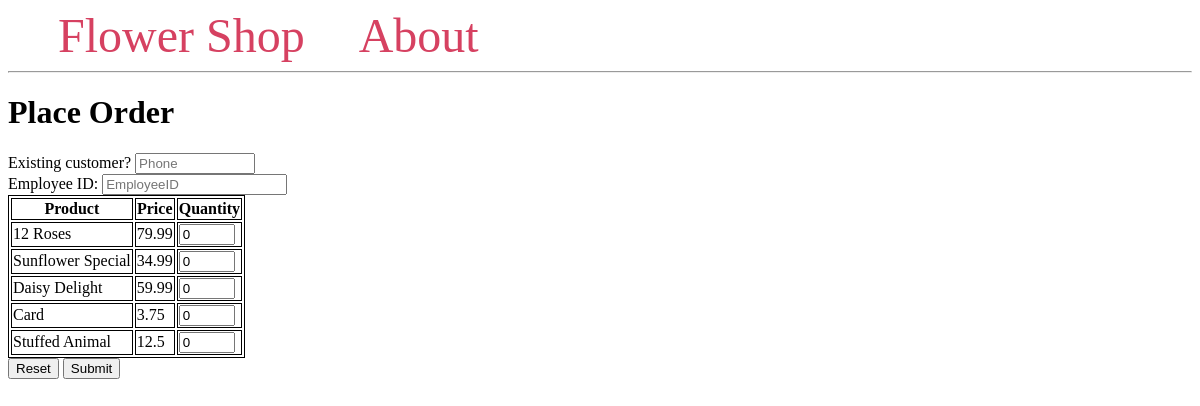
Page /place-order on the earlier database version.
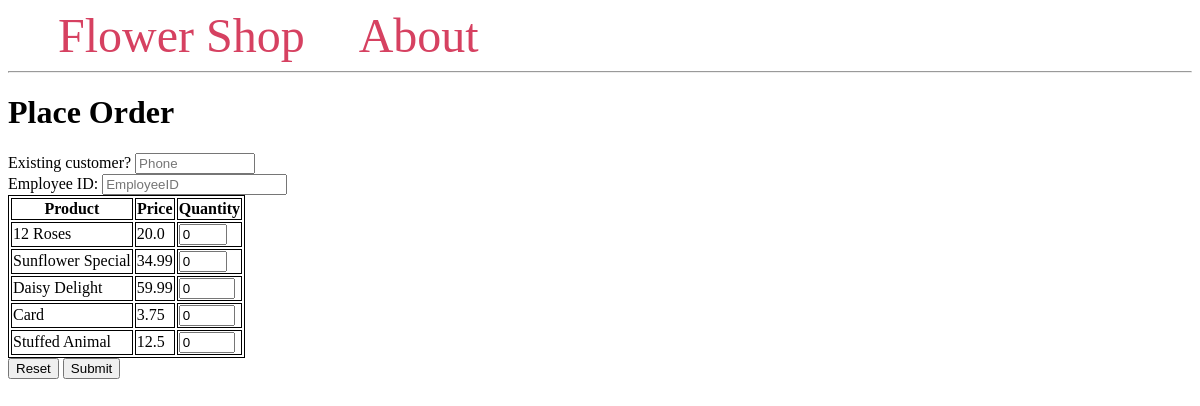
Same page on the later database version.
### tables this page shows
CREATE TABLE product (
                productID INTEGER PRIMARY KEY,
                p_desc TEXT NOT NULL,
                price REAL NOT NULL,
                stock INTEGER NOT NULL CHECK (stock>=0)
            );

### main.py (the view, shortened to what this page needs)
@app.route("/place-order", methods=("GET", "POST"))
def place_ord():
    conn = get_db_connection()
    cursor = conn.cursor()
    products = conn.execute("SELECT * FROM product")
    id = 1
    list = []
    return render_template('placeOrder.html', products=products)

### main.py (called while the page is built)
def get_db_connection():
    conn = sqlite3.connect('flowershopdatabase.db', check_same_thread=False)
    conn.execute("PRAGMA foreign_keys = 1")
    conn.row_factory = sqlite3.Row
    return conn

### templates/placeOrder.html
{% extends 'base.html' %}
{% block content %}
    <h1>{% block title %} Place Order {% endblock %}</h1>
    <form method='post'>
        <div>
            <label for="phone">Existing customer?</label>
            <input type="number" name="phone" id="phone" min="1000000000" max="9999999999" placeholder="Phone">
        </div>
        <div>
            <label for="employeeID">Employee ID:</label>
            <input type="number" name="employeeID" id="employeeID" placeholder="EmployeeID" min="1">
        </div>
        <table>
            <tr>
                <th>Product</th>
                <th>Price</th>
                <th>Quantity</th>
            </tr>
            {% for product in products %}
                <tr>
                    <td>{{ product['p_desc'] }}</td>
                    <td>{{ product['price'] }}</td>
                    <td><input type="number" name="{{ product['productID'] }}" id="{{ product['productID'] }}" min="0" max="{{ product['stock'] }}" value="0" required> </td>
                </tr>
            {% endfor %}
        </table>
        <button type="reset">Reset</button>
        <button type="submit">Submit</button>
    </form>
{% endblock %}

Differences in the rows shown:
changed product "12 Roses": price "79.99" → "20.0"
